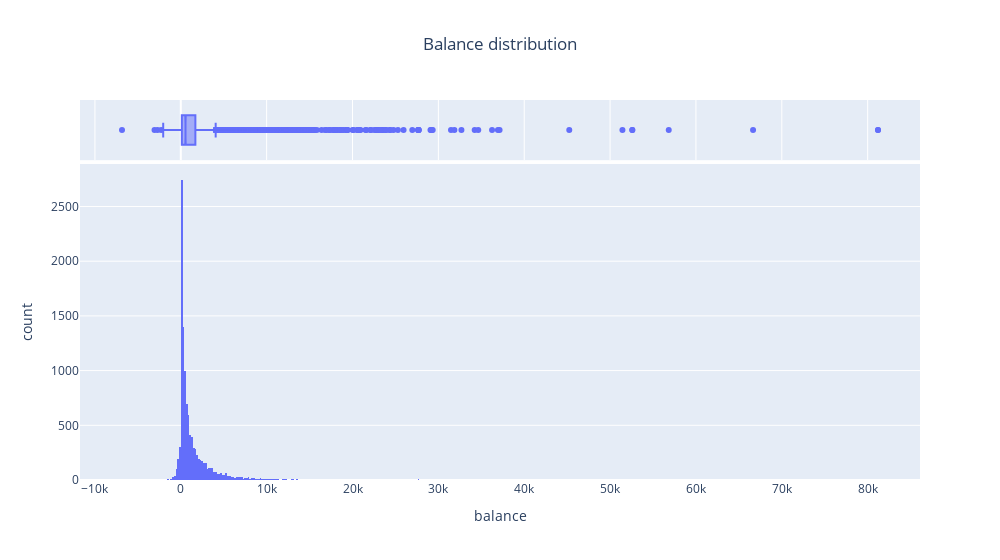

Write notebook code for a chart like this one.
### Markdown cell above
### <span style='color:green'> **Task 6**
Examine the customer balance feature for outliers. Find these boundaries using the Tukey method, and filter the values so that there are no outliers in the data.

### Code cell
# discard outliers for the balance feature
# firstly let's check a distribution of this feature
hist_balance = px.histogram(
    data_frame=data,
    x='balance',
    marginal='box',
    width=1000,
    title='Balance distribution'
)

hist_balance.update_layout(title=dict(x=.5, xanchor='center'))

hist_balance.show()

### Figure 1 — Plotly figure (JSON) as saved in the notebook; plotly's stock layout.template omitted (floating-point values rounded to 4 significant figures; data arrays with more than 128 entries replaced by an {"elided": "..."} marker saying what was removed)
{"data": [{"alignmentgroup": "True", "bingroup": "x", "hovertemplate": "balance=%{x}<br>count=%{y}<extra></extra>", "legendgroup": "", "marker": {"color": "#636efa", "pattern": {"shape": ""}}, "name": "", "offsetgroup": "", "orientation": "v", "showlegend": false, "type": "histogram", "x": {"elided": "11162 int values"}, "xaxis": "x", "yaxis": "y"}, {"alignmentgroup": "True", "hovertemplate": "balance=%{x}<extra></extra>", "legendgroup": "", "marker": {"color": "#636efa"}, "name": "", "notched": true, "offsetgroup": "", "showlegend": false, "type": "box", "x": {"elided": "11162 int values"}, "xaxis": "x2", "yaxis": "y2"}], "layout": {"barmode": "relative", "legend": {"tracegroupgap": 0}, "title": {"text": "Balance distribution", "x": 0.5, "xanchor": "center"}, "width": 1000, "xaxis": {"anchor": "y", "domain": [0, 1], "title": {"text": "balance"}}, "xaxis2": {"anchor": "y2", "domain": [0, 1], "matches": "x", "showgrid": true, "showticklabels": false}, "yaxis": {"anchor": "x", "domain": [0, 0.8316], "title": {"text": "count"}}, "yaxis2": {"anchor": "x2", "domain": [0.8416, 1], "matches": "y2", "showgrid": false, "showline": false, "showticklabels": false, "ticks": ""}}}
